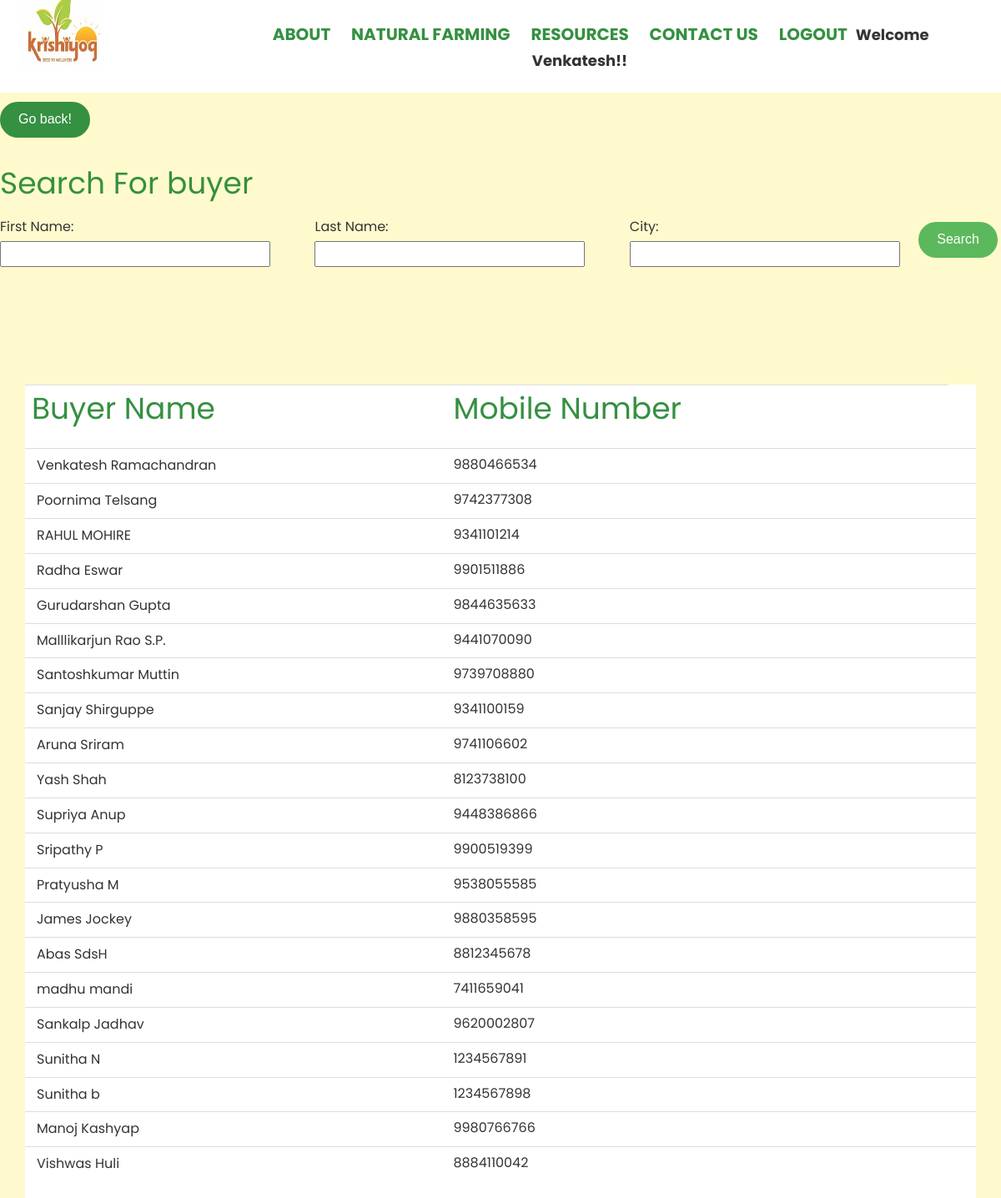
The page /buyerslist.php (signed in) on the database its author committed.
### tables this page shows
CREATE TABLE `buyerdb` (
  `uniqueid` varchar(20) NOT NULL,
  `firstName` varchar(250) NOT NULL,
  `lastName` varchar(250) NOT NULL,
  `orgName` varchar(250) NOT NULL,
  `email` varchar(250) NOT NULL,
  `password` varchar(2000) NOT NULL,
  `bMobNo` bigint(10) NOT NULL,
  `WhatsApp` bigint(10) NOT NULL,
  `orgMobNo` bigint(10) NOT NULL,
  `GST` text NOT NULL,
  `PAN` text NOT NULL,
  `TANo` text NOT NULL,
  `addressBuyer` varchar(500) NOT NULL,
  `addressOrg` varchar(500) NOT NULL,
  `city` varchar(100) NOT NULL,
  `state` varchar(100) NOT NULL,
  `zipcode` int(8) NOT NULL,
  `orgCity` varchar(200) NOT NULL,
  `orgState` varchar(200) NOT NULL,
  `orgDistrict` varchar(200) NOT NULL,
  `orgZipcode` int(8) NOT NULL,
  `buyerType` varchar(100) NOT NULL,
  `BID` int(11) NOT NULL,
  `webAddress` varchar(1000) NOT NULL,
  `descr` varchar(2000) NOT NULL,
  `district` varchar(200) NOT NULL
);

### buyerslist.php (the view, shortened to what this page needs)
<?php
include 'db_connect.php';
 ?>
      <a href="admin/admin.php" class="btn btn-primary"  > Go back! </a><br><br>
   <form action="buyerslist.php" method="post">
    <table width='100%' border='0' style='border:none;'>
      <h1>Search For buyer</h1>
      <tr>
        <td><label>First Name:&nbsp;</label><input type='text' name='by_fname' /></td>
        <td><label>Last Name:&nbsp;</label><input type='text' name='by_lname' /></td>
        <td><label>City:&nbsp;</label><input type='text' name='by_city' /></td>
        <td><input type='submit' name='submit' value='Search' class="btn btn-success"  /></td>
      </tr>
    </table>
    </form>
<!DOCTYPE HTML>
<html>
	<head>
	<link rel="stylesheet" href="css/animate.css">
	<link rel="stylesheet" href="css/icomoon.css">
	<link rel="stylesheet" href="css/bootstrap.css">
	<link rel="stylesheet" href="css/magnific-popup.css">
	<link rel="stylesheet" href="css/owl.carousel.min.css">
	<link rel="stylesheet" href="css/owl.theme.default.min.css">
	<link rel="stylesheet" href="css/style.css">
</head>
<body>
  <nav class="gtco-nav fixed-top" role="navigation">
    <div class="gtco-container">
      <div class="row">
        <div class="col-xs-2">
          <div id="gtco-logo"><a href="index.php"><img src="images/logo0.jpg" style="max-width:300px;max-height: 100px;margin-top:-15px;margin-left:-30px"/></a></div>
        </div>
        <div class="col-xs-10 text-center menu-1 ">
          <ul>
            <span class="icon">
              <li><a class="active" href="index.php"><i class="icon-home"></i></a></li>
            </span>
              <li><a href="about.php"><b>About</a></b></li>
              <li><a class="nat-farm"><b>Natural Farming</a></b></li>
              <li><a href="resource.php"><b>Resources</a></b></li>
              <li><a href="contact.php"><b>Contact us</a></b></li>
              <li><?php if(!isset($_SESSION['login_user']) && !isset($_SESSION['category']))
                    {
                      echo "<li><a href='login.php'><b>LOGIN</b></a></li>";
                      echo "<li><a href='signup2.php'><b>REGISTER</b></a></li>";
                    }
                    else if(isset($_SESSION['login_user']) && isset($_SESSION['category']))
                    {
                      echo "<li><a href='logout.php'><b>Logout</b></a></li>";
                      echo "<li><b>Welcome ".$_SESSION['fname']."!!</b></li>";
                    }
              ?></li>
            </ul>
        </div>
  </div>
      </div>
			</nav>
			<br/><br/><br/><br/>
				<div class="container">
                                <div class="table-responsive" style="background-color:white;">
                                    <table class="table table-top-campaign">
                                        <tbody>
										<tr>
											<th><h1>Buyer Name</h1></th>
											<th><h1>Mobile Number</h1></th>
										</tr>
				<?php
				$sql = "SELECT *
				FROM buyerdb";
				$result = mysqli_query($connection,$sql);
				$count = mysqli_num_rows($result);
				if($count>0)
				{
					while($res=mysqli_fetch_assoc($result))
					{
              ?>
              <form action= "bprofile.php" method="post">
											<tr>
                                                <td>
												 <button type="submit" value="submit"><?php echo $res['firstName']." ".$res['lastName'];?></button></td>
                                                <td onclick='window.open("tel:<?php echo $res['bMobNo']; ?>");'><?php echo $res['bMobNo'];?></td>
                                                <td></td>
                                            </tr>
              </form>
              <?php
					}
				}
				?></div>
			</div>
	  </body>
	</html>

### css/icomoon.css (style rules this page uses)
[class^="icon-"], [class*=" icon-"] { font-family: 'icomoon' !important; speak: none; font-style: normal; font-weight: normal; font-variant: normal; text-transform: none; line-height: 1; -webkit-font-smoothing: antialiased; -moz-osx-font-smoothing: grayscale; }
.icon-home:before { content: "\e9b8"; }

### css/style.css (style rules this page uses)
body { font-family: 'Poppins'; font-size: 18px; line-height: 1.7; color: #333333; background:#FFFACD; }
a { color: #359041; -webkit-transition: 0.5s; -o-transition: 0.5s; transition: 0.5s; }
h1, h2, h3, h4, h5, h6, figure { color: #359041; font-family: 'Poppins'; font-weight: 400; margin: 0 0 20px 0; }
.gtco-container { max-width: 1140px; position: relative; margin: 0 auto; padding-left: 15px; padding-right: 15px; }
.gtco-nav { position: absolute; top: 0; margin: 0; padding: 0; width: 100%; padding: 0px 0; z-index: 1001; background-color:#fff; opacity: 1; }
.gtco-nav #gtco-logo { font-size: 30px; margin: 0; text-transform: uppercase; font-weight: bold; }
.gtco-nav a { padding: 5px 10px; color: white; }
.gtco-nav ul { padding: 22px 2px; margin: 2px 0 0 0; }
.gtco-nav ul li { padding: 0; margin: 0; list-style: none; display: inline; }
.gtco-nav ul li a { font-size: 20px; padding: 30px 10px; text-transform: uppercase; color:#359041; -webkit-transition: 0.5s; -o-transition: 0.5s; transition: 0.5s; }
form label { font-weight: normal !important; }
.btn { margin-right: 4px; margin-bottom: 4px; font-family: "Work Sans", Arial, sans-serif; font-size: 16px; font-weight: 400; -webkit-border-radius: 30px; -moz-border-radius: 30px; -ms-border-radius: 30px; border-radius: 30px; -webkit-transition: 0.5s; -o-transition: 0.5s; transition: 0.5s; padding: 8px 20px; }
.btn-primary { background: #359041; color: #fff; border: 2px solid #359041; }
.btn-success { background: #5cb85c; color: #fff; border: 2px solid #5cb85c; }

### buyerslist.php (style rules this page uses)
button { background-color: transparent; background-repeat:no-repeat; border: none; cursor:pointer; overflow: hidden; outline:none; }

### rows shown on the page
buyerdb: firstName "Venkatesh", lastName "Ramachandran", bMobNo "9880466534"
buyerdb: firstName "Poornima", lastName "Telsang", bMobNo "9742377308"
buyerdb: firstName "RAHUL", lastName "MOHIRE", bMobNo "9341101214"
buyerdb: firstName "Radha", lastName "Eswar", bMobNo "9901511886"
buyerdb: firstName "Gurudarshan", lastName "Gupta", bMobNo "9844635633"
buyerdb: firstName "Malllikarjun Rao", lastName "S.P.", bMobNo "9441070090"
buyerdb: firstName "Santoshkumar", lastName "Muttin", bMobNo "9739708880"
buyerdb: firstName "Sanjay", lastName "Shirguppe", bMobNo "9341100159"
buyerdb: firstName "Aruna", lastName "Sriram", bMobNo "9741106602"
buyerdb: firstName "Yash", lastName "Shah", bMobNo "8123738100"
buyerdb: firstName "Supriya", lastName "Anup", bMobNo "9448386866"
buyerdb: firstName "Sripathy", lastName "P", bMobNo "9900519399"
buyerdb: firstName "Pratyusha", lastName "M", bMobNo "9538055585"
buyerdb: firstName "James", lastName "Jockey", bMobNo "9880358595"
buyerdb: firstName "Abas", lastName "SdsH", bMobNo "8812345678"
buyerdb: firstName "madhu", lastName "mandi", bMobNo "7411659041"
buyerdb: firstName "Sankalp", lastName "Jadhav", bMobNo "9620002807"
buyerdb: firstName "Sunitha", lastName "N", bMobNo "1234567891"
buyerdb: firstName "Sunitha", lastName "b", bMobNo "1234567898"
buyerdb: firstName "Manoj", lastName "Kashyap", bMobNo "9980766766"
buyerdb: firstName "Vishwas", lastName "Huli", bMobNo "8884110042"

### other values the page prints
$_SESSION['fname'] "Venkatesh"
